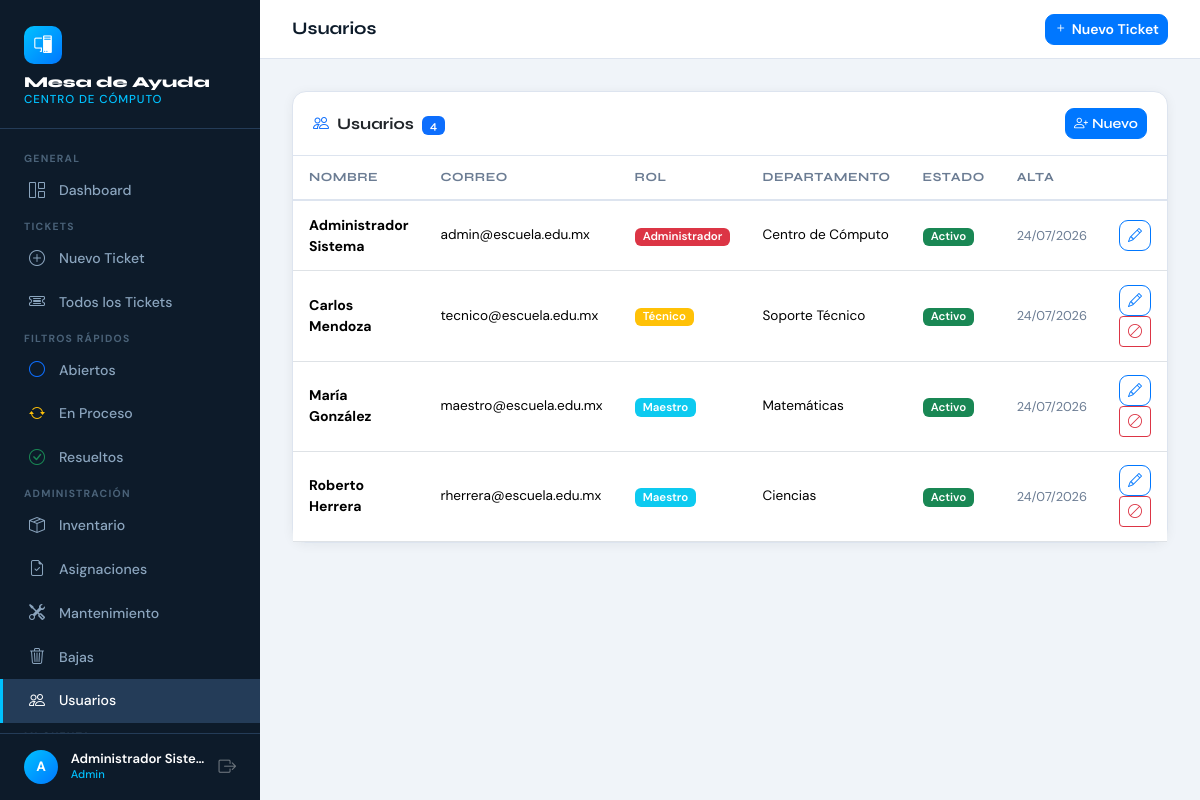
The page /index.php?c=users (signed in) on the database its author committed.
### tables this page shows
CREATE TABLE IF NOT EXISTS usuarios (id INT AUTO_INCREMENT PRIMARY KEY, nombre VARCHAR(100) NOT NULL, apellido VARCHAR(100) NOT NULL, email VARCHAR(150) NOT NULL UNIQUE, password VARCHAR(255) NOT NULL, rol ENUM('maestro','tecnico','admin','auxiliar_administrativo','coordinador','operario','ayudante','residente_becario','auxiliar_seguridad','auxiliar_oficina','control_de_obra','supervisor_seguridad','contra_incendios','tecnico_instrumentista') NOT NULL DEFAULT 'auxiliar_administrativo', departamento VARCHAR(100) DEFAULT NULL, activo TINYINT(1) NOT NULL DEFAULT 1, creado_en DATETIME NOT NULL DEFAULT CURRENT_TIMESTAMP, actualizado_en DATETIME NOT NULL DEFAULT CURRENT_TIMESTAMP ON UPDATE CURRENT_TIMESTAMP);

### controllers/UserController.php (called while the page is built, shortened)
<?php
require_once __DIR__ . '/../models/User.php';
class UserController {
    private User $userModel;
    public function __construct() { $this->userModel = new User(); }
    public function index(): void {
        $users   = $this->userModel->getAll();
        require __DIR__ . '/../views/users/list.php';
    }
}

### config/database.php (called while the page is built, shortened)
<?php
class Database {
    private static ?PDO $instance = null;
    public static function getConnection(): PDO {
        if (self::$instance === null) {
            $dsn = "mysql:host=" . DB_HOST . ";dbname=" . DB_NAME . ";charset=" . DB_CHARSET;
            $options = [
                PDO::ATTR_ERRMODE            => PDO::ERRMODE_EXCEPTION,
                PDO::ATTR_DEFAULT_FETCH_MODE => PDO::FETCH_ASSOC,
                PDO::ATTR_EMULATE_PREPARES   => false,
            ];
            try {
                self::$instance = new PDO($dsn, DB_USER, DB_PASS, $options);
            } catch (PDOException $e) {
                die(json_encode(['error' => 'Error de conexión: ' . $e->getMessage()]));
            }
        }
        return self::$instance;
    }
}

### models/User.php (called while the page is built, shortened)
<?php
require_once __DIR__ . '/../config/database.php';
class User {
    private PDO $db;
    public function __construct() { $this->db = Database::getConnection(); }
    public function getAll(): array {
        return $this->db->query("SELECT id,nombre,apellido,email,rol,departamento,activo,creado_en FROM usuarios ORDER BY nombre")->fetchAll();
    }
}

### views/users/list.php (the view, shortened to what this page needs)
<?php
$pageTitle='Usuarios';require __DIR__.'/../layouts/header.php';
$roleLabels = [
  'auxiliar_administrativo' => 'Auxiliar Administrativo',
  'coordinador'             => 'Coordinador',
  'operario'                => 'Operario',
  'ayudante'                => 'Ayudante',
  'residente_becario'       => 'Residente/Becario',
  'auxiliar_seguridad'      => 'Auxiliar de Seguridad',
  'auxiliar_oficina'        => 'Auxiliar de Oficina',
  'control_de_obra'         => 'Control de Obra',
  'supervisor_seguridad'    => 'Supervisor de Seguridad',
  'contra_incendios'        => 'Contra Incendios',
  'tecnico_instrumentista'  => 'Técnico Instrumentista',
  'admin'                   => 'Administrador',
  'tecnico'                 => 'Técnico',
  'maestro'                 => 'Maestro',
];
$roleColors = [
  'admin'             => 'danger',
  'tecnico'           => 'warning',
  'maestro'           => 'info',
  'residente_becario' => 'primary',
  'auxiliar_seguridad'=> 'dark',
  'auxiliar_oficina'  => 'secondary',
];
?>
<div class="card">
  <div class="card-header d-flex align-items-center justify-content-between"><span><i class="bi bi-people me-2 text-primary"></i>Usuarios <span class="badge bg-primary ms-1"><?=count($users)?></span></span><a href="index.php?c=users&a=create" class="btn btn-sm btn-primary"><i class="bi bi-person-plus me-1"></i>Nuevo</a></div>
  <div class="table-responsive"><table class="table mb-0 js-data-table">
    <thead><tr><th>Nombre</th><th>Correo</th><th>Rol</th><th>Departamento</th><th>Estado</th><th>Alta</th><th style="width:80px"></th></tr></thead>
    <tbody>
    <?php foreach($users as $u):?>
    <tr>
      <td><strong><?=htmlspecialchars($u['nombre'].' '.$u['apellido'])?></strong></td>
      <td style="font-size:.85rem"><?=htmlspecialchars($u['email'])?></td>
      <td><span class="badge bg-<?= $roleColors[$u['rol']] ?? 'secondary' ?>"><?= htmlspecialchars($roleLabels[$u['rol']] ?? ucwords(str_replace('_', ' ', $u['rol']))) ?></span></td>
      <td style="font-size:.85rem"><?=htmlspecialchars($u['departamento']??'—')?></td>
      <td><span class="badge bg-<?=$u['activo']?'success':'secondary'?>"><?=$u['activo']?'Activo':'Inactivo'?></span></td>
      <td style="font-size:.8rem;color:#6b7c93"><?=date('d/m/Y',strtotime($u['creado_en']))?></td>
      <td>
        <a href="index.php?c=users&a=edit&id=<?=$u['id']?>" class="btn btn-sm btn-outline-primary me-1" title="Editar"><i class="bi bi-pencil"></i></a>
        <?php if($u['id']!=$_SESSION['user_id']):?>
        <a href="index.php?c=users&a=toggle&id=<?=$u['id']?>" class="btn btn-sm btn-outline-<?=$u['activo']?'danger':'success'?>" title="<?=$u['activo']?'Desactivar':'Activar'?>" onclick="return confirm('¿Confirmas esta acción?')"><i class="bi bi-<?=$u['activo']?'ban':'check-circle'?>"></i></a>
        <?php endif;?>
      </td>
    </tr>
    <?php endforeach;?>
    </tbody>
  </table></div>
</div>
<?php require __DIR__.'/../layouts/footer.php';?>

### views/layouts/header.php (style rules this page uses)
:root { --sidebar-w:260px;--navy:#0d1b2a;--navy-mid:#1b2e45;--navy-light:#243c58;--accent:#00c2ff;--accent2:#0077ff;--surface:#f0f4f9;--card-bg:#ffffff;--text-main:#0d1b2a;--text-muted:#6b7c93;--border:#dde4ef;--font-head:'Syne',sans-serif;--font-body:'DM Sans',sans-serif; }
*,*::before,*::after { box-sizing:border-box;margin:0;padding:0; }
body { font-family:var(--font-body);background:var(--surface);color:var(--text-main);min-height:100vh; }
.card { border:1px solid var(--border);border-radius:14px;box-shadow:0 2px 12px rgba(13,27,42,.06); }
.card-header { background:transparent;border-bottom:1px solid var(--border);padding:1rem 1.25rem;font-family:var(--font-head);font-weight:700; }
.badge { font-size:.72rem;font-weight:600;padding:.3em .7em;border-radius:6px; }
.table th { font-family:var(--font-head);font-size:.78rem;font-weight:700;letter-spacing:.04em;text-transform:uppercase;color:var(--text-muted);border-bottom:2px solid var(--border);padding:.75rem 1rem; }
.table td { padding:.85rem 1rem;vertical-align:middle;font-size:.88rem; }
.btn-primary { background:var(--accent2);border-color:var(--accent2);font-weight:600;border-radius:9px; }
.btn-outline-primary { border-color:var(--accent2);color:var(--accent2);border-radius:9px;font-weight:600; }

### rows shown on the page
usuarios: nombre+apellido "Administrador Sistema", email "admin@escuela.edu.mx", rol "Administrador", departamento "Centro de Cómputo", activo "Activo", creado_en "24/07/2026"
usuarios: nombre+apellido "Carlos Mendoza", email "tecnico@escuela.edu.mx", rol "Técnico", departamento "Soporte Técnico", activo "Activo", creado_en "24/07/2026"
usuarios: nombre+apellido "María González", email "maestro@escuela.edu.mx", rol "Maestro", departamento "Matemáticas", activo "Activo", creado_en "24/07/2026"
usuarios: nombre+apellido "Roberto Herrera", email "rherrera@escuela.edu.mx", rol "Maestro", departamento "Ciencias", activo "Activo", creado_en "24/07/2026"

### other values the page prints
substr($_SESSION['user_name']??'U',0,1) "A"
$_SESSION['user_name'] "Administrador Siste…"
$rol "Admin"
$pageTitle "Usuarios"
count($users) "4"
